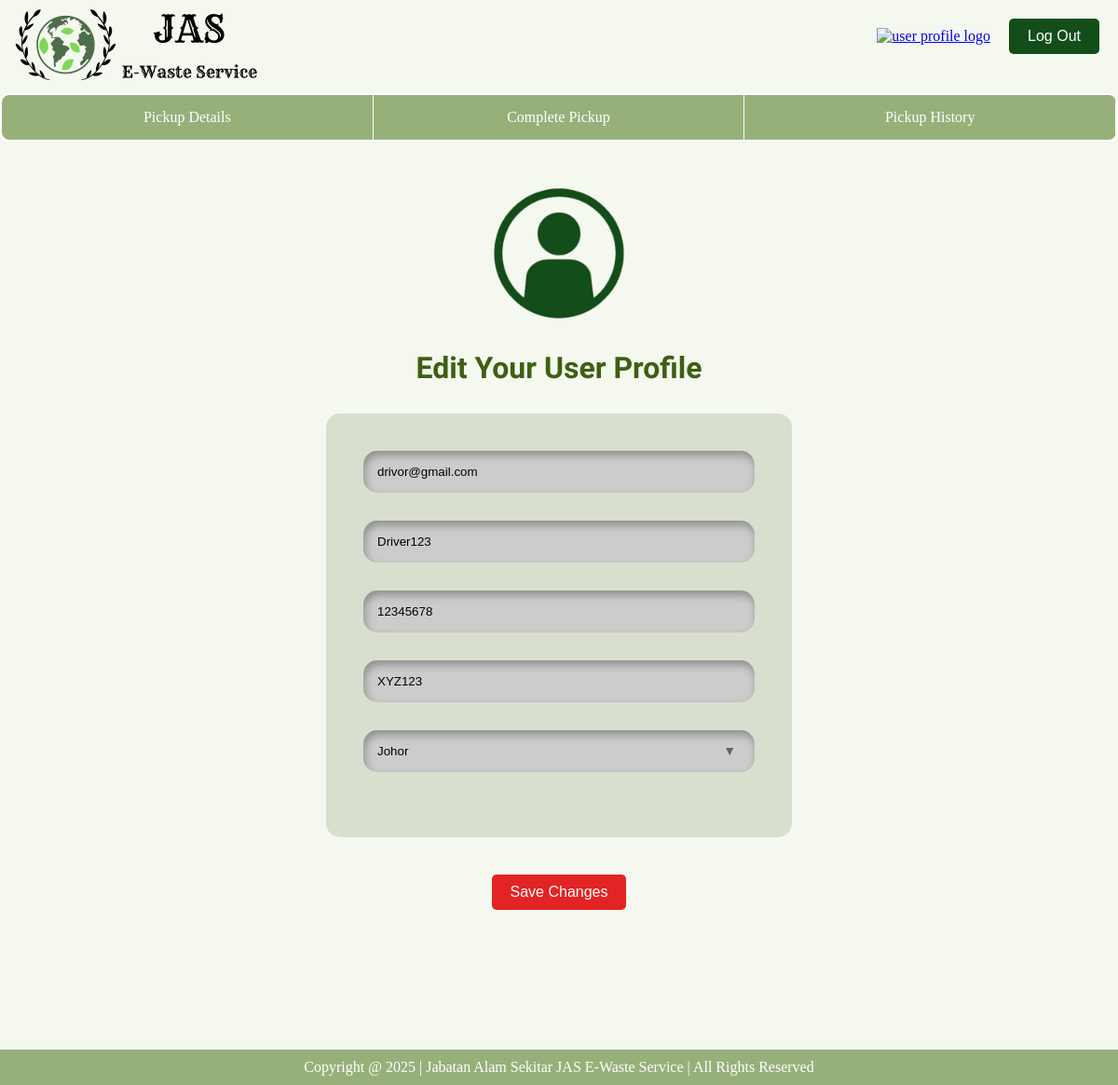
The app's page /driver/edit_profile/ (signed in) with its own data.
### database/models.py (models this page shows, shortened)
class Driver(models.Model):
    driverID = models.CharField(primary_key=True, max_length=200)
    name = models.CharField(max_length=50)
    email = models.EmailField(max_length=100, unique=True)
    password = models.CharField(max_length=200)
    phoneNumber = models.CharField(max_length=50)
    plateNumber = models.CharField(max_length=50)
    stateCovered = models.CharField(max_length=20)

### driver/views.py (the view, shortened to what this page needs)
# urls.py: path('edit_profile/', edit_profile, name='edit_profile'), # Edit customer profile
def edit_profile(request):
    driverID = request.session.get("user_id")
    userInfo = Driver.objects.get(driverID=driverID)
    states = ['Johor', 'Kedah', 'Kelantan', 'Kuala Lumpur', 'Labuan', 'Melaka',
              'Negeri Sembilan', 'Pahang', 'Perak', 'Perlis', 'Pulau Pinang', 'Sabah', 'Sarawak',
              'Selangor', 'Terengganu', 'Putrajaya']
    return render(request, "driver/edituserprofile-driver.html", {"profile": userInfo, "states": states})

### driver/templates/driver/edituserprofile-driver.html (shortened to what this page needs)
{% extends 'driver/base_driver.html' %}
{% load static %}
{% block extra_css %}
    <link rel="stylesheet" href="{% static 'css/edituserprofile-driver.css' %}">
{% endblock %}
{% block content %}
    <div class="container">
        <div class="container-top">
            <img id="user" src="{% static 'images/userprofilelogonobg.png' %}" width="200" height="200" alt="user profile logo">
            <h1>Edit Your User Profile</h1>
        </div>
        <div class="container-bottom">
            <form  method="post"
                action="{% url 'driver:edit_profile' %}" id="editProfileForm" method="post">
                <input type="email" name="email" class="input" placeholder="Email Address" value="{{ profile.email }}" required>
                <input type="text" name="fullname" class="input" placeholder="Full Name" value="{{ profile.name }}" required>
                <input type="tel" name="contact_number" class="input" placeholder="Contact Number" value="{{ profile.phoneNumber }}" required>
                <input type="text" name="carplatenumber" class="input" placeholder="Car Plate Number" value="{{ profile.plateNumber }}" required>
                <div class="select-box">
                    <select id="state" name="state" class="select" required>
                        {% for state in states %}
                            <option value="{{ state }}" {% if profile.state == state %}selected{% endif %}>
                                {{ state }}
                         </option>
                        {% endfor %}
                    </select>
                </div>
            </form>
        </div>
    </div>
    <div class="driver-editProfile-btn-container">
        <div class="driver-editProfile-SaveBtn">
            <button onclick="driver_editProfile_ConfirmationPopup()" id="savechanges">Save Changes</button>
        </div>
    </div>
{% endblock %}

### static/css/base.css (style rules this page uses)
html, body { height: 100%; margin: 0; display: flex; flex-direction: column; }

### driver/static/css/edituserprofile-driver.css (style rules this page uses)
body { background-color: #F5F8EE; color: #3e5f13; }
h1 { font-family: 'Sansita Swashed', cursive; }
.container-top { text-align: center; padding-top: 20px; margin-bottom: 30px; }
.container-bottom { display: flex; flex-direction: column; padding: 40px; background-color: #D9DFCE; max-width: 500px; margin: 0 auto; border-radius: 15px; }
input { border: none; outline: none; border-radius: 15px; padding: 15px; background-color: #ccc; box-shadow: inset 2px 5px 10px rgba(0, 0, 0, 0.3); transition: 300ms ease-in-out; width: 420px; margin-bottom: 30px; }
.select { border: none; outline: none; border-radius: 15px; padding: 15px; background-color: #ccc; box-shadow: inset 2px 5px 10px rgba(0, 0, 0, 0.3); transition: 300ms ease-in-out; width: 420px; margin-bottom: 30px; appearance: none; -webkit-appearance: none; -moz-appearance: none; cursor: pointer; }
.select-box { position: relative; display: inline-block; width: 420px; }
.select-box::after { content: "▼"; font-size: 14px; position: absolute; right: 20px; top: 31%; transform: translateY(-50%); color: rgb(100, 100, 100); pointer-events: none; }
#savechanges { padding: 10px 20px; background-color: #e32424; color: white; border: none; cursor: pointer; font-size: 16px; border-radius: 5px; margin: 0 auto; margin-top: 20px; max-width: 150px; display: block; }
.container { gap: 20px; margin-bottom: 20px; }
.driver-editProfile-btn-container { display: flex; justify-content: center; padding-bottom: 150px; gap: 35px; }
.driver-editProfile-SaveBtn, .driver-editProfile-CancelBtn { display: inline-block; }

### driver/templates/driver/header-driver.html (style rules this page uses)
* { margin: 0; padding: 0; box-sizing: border-box; }
body { margin: 0; padding: 0; z-index: 1; }

### driver/templates/driver/navbar-driver.html (style rules this page uses)
body { margin: 0; padding: 0; z-index: 2; }

### records on screen
Driver: email "drivor@gmail.com", fullname "Driver123", contact_number "12345678", carplatenumber "XYZ123"

### other values on screen
form field state "Johor"
